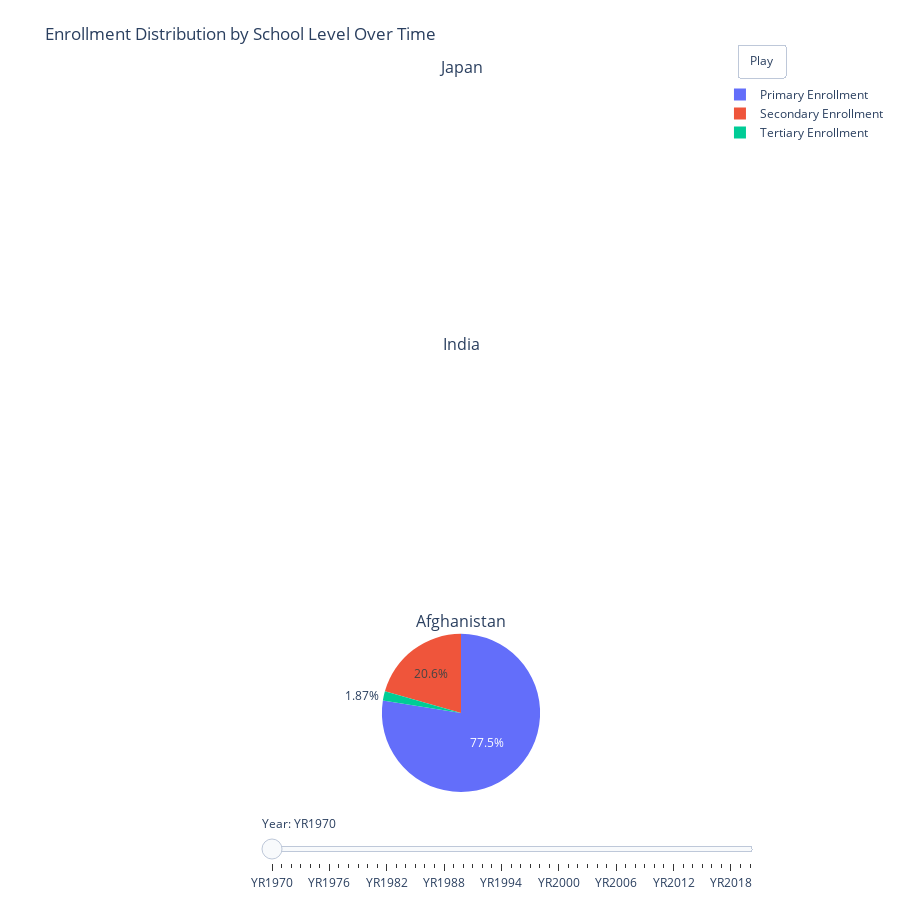

Notebook cell for this chart:
### Markdown cell above
pie chart

### Code cell
import pandas as pd
import plotly.graph_objects as go
from plotly.subplots import make_subplots

# Prepare your melted DataFrame
df_melt = (
    df
    .melt(
        id_vars=['Year','Country'],
        value_vars=['Primary Enrollment','Secondary Enrollment','Tertiary Enrollment'],
        var_name='Level',
        value_name='Enrollment'
    )
    .dropna(subset=['Enrollment'])
)

years     = sorted(df_melt['Year'].unique())
countries = df_melt['Country'].unique().tolist()

# Create one pie subplot per country
fig = make_subplots(
    rows=len(countries),
    cols=1,
    specs=[[{"type":"domain"}] for _ in countries],
    subplot_titles=countries
)

# Add the initial frame (first year)
for i, country in enumerate(countries, start=1):
    data0 = df_melt.query("Year == @years[0] and Country == @country")
    fig.add_trace(
        go.Pie(labels=data0['Level'], values=data0['Enrollment'], name=country),
        row=i, col=1
    )

# Build each subsequent frame
frames = []
for yr in years:
    frame_traces = []
    for country in countries:
        d = df_melt.query("Year == @yr and Country == @country")
        frame_traces.append(go.Pie(labels=d['Level'], values=d['Enrollment']))
    frames.append(go.Frame(data=frame_traces, name=str(yr)))

fig.frames = frames

# Add play button & slider
fig.update_layout(
    updatemenus=[dict(
        type="buttons",
        showactive=False,
        y=1.05,
        x=1.15,
        xanchor="right",
        yanchor="top",
        buttons=[dict(
            label="Play",
            method="animate",
            args=[None, {
                "frame": {"duration": 700, "redraw": True},
                "fromcurrent": True
            }]
        )]
    )],
    sliders=[dict(
        steps=[dict(
            method="animate",
            args=[[str(yr)], {"mode":"immediate","frame":{"redraw":True}}],
            label=str(yr)
        ) for yr in years],
        transition={"duration": 0},
        x=0.1, y=0, currentvalue={"prefix":"Year: "}
    )],
    title="Enrollment Distribution by School Level Over Time",
    template="plotly_white",
    margin=dict(l=20, r=20, t=80, b=20),
    height=300 * len(countries)
)

fig.show()

### Figure 1 — Plotly figure (JSON) as saved in the notebook; plotly's stock layout.template omitted (floating-point values rounded to 4 significant figures)
{"data": [{"domain": {"x": [0, 1], "y": [0.7778, 1]}, "labels": [], "name": "Japan", "type": "pie", "values": []}, {"domain": {"x": [0, 1], "y": [0.3889, 0.6111]}, "labels": [], "name": "India", "type": "pie", "values": []}, {"domain": {"x": [0, 1], "y": [0, 0.2222]}, "labels": ["Primary Enrollment", "Secondary Enrollment", "Tertiary Enrollment"], "name": "Afghanistan", "type": "pie", "values": [33.42, 8.886, 0.8065]}], "layout": {"annotations": [{"font": {"size": 16}, "showarrow": false, "text": "Japan", "x": 0.5, "xanchor": "center", "xref": "paper", "y": 1, "yanchor": "bottom", "yref": "paper"}, {"font": {"size": 16}, "showarrow": false, "text": "India", "x": 0.5, "xanchor": "center", "xref": "paper", "y": 0.6111, "yanchor": "bottom", "yref": "paper"}, {"font": {"size": 16}, "showarrow": false, "text": "Afghanistan", "x": 0.5, "xanchor": "center", "xref": "paper", "y": 0.2222, "yanchor": "bottom", "yref": "paper"}], "height": 900, "margin": {"b": 20, "l": 20, "r": 20, "t": 80}, "sliders": [{"currentvalue": {"prefix": "Year: "}, "steps": [{"args": [["YR1970"], {"frame": {"redraw": true}, "mode": "immediate"}], "label": "YR1970", "method": "animate"}, {"args": [["YR1971"], {"frame": {"redraw": true}, "mode": "immediate"}], "label": "YR1971", "method": "animate"}, {"args": [["YR1972"], {"frame": {"redraw": true}, "mode": "immediate"}], "label": "YR1972", "method": "animate"}, {"args": [["YR1973"], {"frame": {"redraw": true}, "mode": "immediate"}], "label": "YR1973", "method": "animate"}, {"args": [["YR1974"], {"frame": {"redraw": true}, "mode": "immediate"}], "label": "YR1974", "method": "animate"}, {"args": [["YR1975"], {"frame": {"redraw": true}, "mode": "immediate"}], "label": "YR1975", "method": "animate"}, {"args": [["YR1976"], {"frame": {"redraw": true}, "mode": "immediate"}], "label": "YR1976", "method": "animate"}, {"args": [["YR1977"], {"frame": {"redraw": true}, "mode": "immediate"}], "label": "YR1977", "method": "animate"}, {"args": [["YR1978"], {"frame": {"redraw": true}, "mode": "immediate"}], "label": "YR1978", "method": "animate"}, {"args": [["YR1979"], {"frame": {"redraw": true}, "mode": "immediate"}], "label": "YR1979", "method": "animate"}, {"args": [["YR1980"], {"frame": {"redraw": true}, "mode": "immediate"}], "label": "YR1980", "method": "animate"}, {"args": [["YR1981"], {"frame": {"redraw": true}, "mode": "immediate"}], "label": "YR1981", "method": "animate"}, {"args": [["YR1982"], {"frame": {"redraw": true}, "mode": "immediate"}], "label": "YR1982", "method": "animate"}, {"args": [["YR1983"], {"frame": {"redraw": true}, "mode": "immediate"}], "label": "YR1983", "method": "animate"}, {"args": [["YR1984"], {"frame": {"redraw": true}, "mode": "immediate"}], "label": "YR1984", "method": "animate"}, {"args": [["YR1985"], {"frame": {"redraw": true}, "mode": "immediate"}], "label": "YR1985", "method": "animate"}, {"args": [["YR1986"], {"frame": {"redraw": true}, "mode": "immediate"}], "label": "YR1986", "method": "animate"}, {"args": [["YR1987"], {"frame": {"redraw": true}, "mode": "immediate"}], "label": "YR1987", "method": "animate"}, {"args": [["YR1988"], {"frame": {"redraw": true}, "mode": "immediate"}], "label": "YR1988", "method": "animate"}, {"args": [["YR1989"], {"frame": {"redraw": true}, "mode": "immediate"}], "label": "YR1989", "method": "animate"}, {"args": [["YR1990"], {"frame": {"redraw": true}, "mode": "immediate"}], "label": "YR1990", "method": "animate"}, {"args": [["YR1991"], {"frame": {"redraw": true}, "mode": "immediate"}], "label": "YR1991", "method": "animate"}, {"args": [["YR1992"], {"frame": {"redraw": true}, "mode": "immediate"}], "label": "YR1992", "method": "animate"}, {"args": [["YR1993"], {"frame": {"redraw": true}, "mode": "immediate"}], "label": "YR1993", "method": "animate"}, {"args": [["YR1994"], {"frame": {"redraw": true}, "mode": "immediate"}], "label": "YR1994", "method": "animate"}, {"args": [["YR1995"], {"frame": {"redraw": true}, "mode": "immediate"}], "label": "YR1995", "method": "animate"}, {"args": [["YR1996"], {"frame": {"redraw": true}, "mode": "immediate"}], "label": "YR1996", "method": "animate"}, {"args": [["YR1997"], {"frame": {"redraw": true}, "mode": "immediate"}], "label": "YR1997", "method": "animate"}, {"args": [["YR1998"], {"frame": {"redraw": true}, "mode": "immediate"}], "label": "YR1998", "method": "animate"}, {"args": [["YR1999"], {"frame": {"redraw": true}, "mode": "immediate"}], "label": "YR1999", "method": "animate"}, {"args": [["YR2000"], {"frame": {"redraw": true}, "mode": "immediate"}], "label": "YR2000", "method": "animate"}, {"args": [["YR2001"], {"frame": {"redraw": true}, "mode": "immediate"}], "label": "YR2001", "method": "animate"}, {"args": [["YR2002"], {"frame": {"redraw": true}, "mode": "immediate"}], "label": "YR2002", "method": "animate"}, {"args": [["YR2003"], {"frame": {"redraw": true}, "mode": "immediate"}], "label": "YR2003", "method": "animate"}, {"args": [["YR2004"], {"frame": {"redraw": true}, "mode": "immediate"}], "label": "YR2004", "method": "animate"}, {"args": [["YR2005"], {"frame": {"redraw": true}, "mode": "immediate"}], "label": "YR2005", "method": "animate"}, {"args": [["YR2006"], {"frame": {"redraw": true}, "mode": "immediate"}], "label": "YR2006", "method": "animate"}, {"args": [["YR2007"], {"frame": {"redraw": true}, "mode": "immediate"}], "label": "YR2007", "method": "animate"}, {"args": [["YR2008"], {"frame": {"redraw": true}, "mode": "immediate"}], "label": "YR2008", "method": "animate"}, {"args": [["YR2009"], {"frame": {"redraw": true}, "mode": "immediate"}], "label": "YR2009", "method": "animate"}, {"args": [["YR2010"], {"frame": {"redraw": true}, "mode": "immediate"}], "label": "YR2010", "method": "animate"}, {"args": [["YR2011"], {"frame": {"redraw": true}, "mode": "immediate"}], "label": "YR2011", "method": "animate"}, {"args": [["YR2012"], {"frame": {"redraw": true}, "mode": "immediate"}], "label": "YR2012", "method": "animate"}, {"args": [["YR2013"], {"frame": {"redraw": true}, "mode": "immediate"}], "label": "YR2013", "method": "animate"}, {"args": [["YR2014"], {"frame": {"redraw": true}, "mode": "immediate"}], "label": "YR2014", "method": "animate"}, {"args": [["YR2015"], {"frame": {"redraw": true}, "mode": "immediate"}], "label": "YR2015", "method": "animate"}, {"args": [["YR2016"], {"frame": {"redraw": true}, "mode": "immediate"}], "label": "YR2016", "method": "animate"}, {"args": [["YR2017"], {"frame": {"redraw": true}, "mode": "immediate"}], "label": "YR2017", "method": "animate"}, {"args": [["YR2018"], {"frame": {"redraw": true}, "mode": "immediate"}], "label": "YR2018", "method": "animate"}, {"args": [["YR2019"], {"frame": {"redraw": true}, "mode": "immediate"}], "label": "YR2019", "method": "animate"}, {"args": [["YR2020"], {"frame": {"redraw": true}, "mode": "immediate"}], "label": "YR2020", "method": "animate"}], "transition": {"duration": 0}, "x": 0.1, "y": 0}], "title": {"text": "Enrollment Distribution by School Level Over Time"}, "updatemenus": [{"buttons": [{"args": [null, {"frame": {"duration": 700, "redraw": true}, "fromcurrent": true}], "label": "Play", "method": "animate"}], "showactive": false, "type": "buttons", "x": 1.15, "xanchor": "right", "y": 1.05, "yanchor": "top"}]}}
